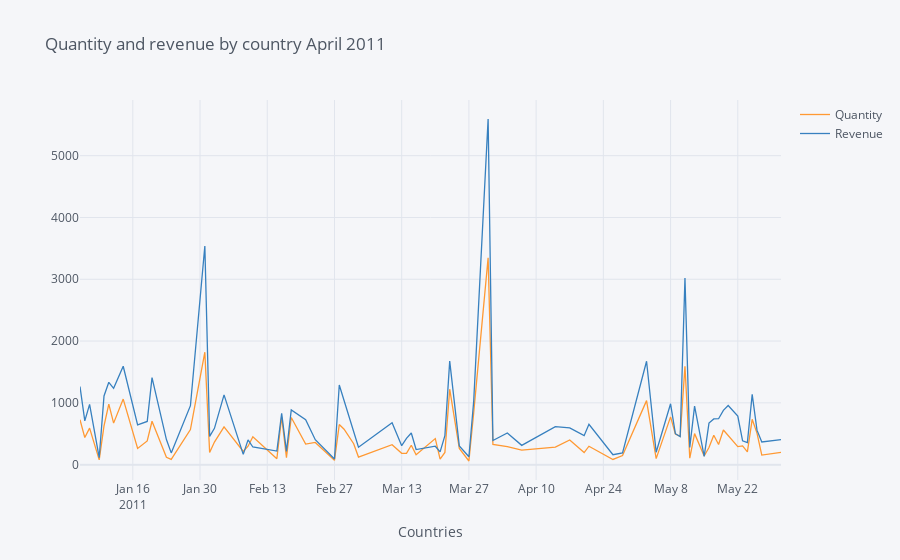

This figure's notebook cell:
### Code cell
data3.iplot(kind='line',xTitle='Countries',title='Quantity and revenue by country April 2011')
